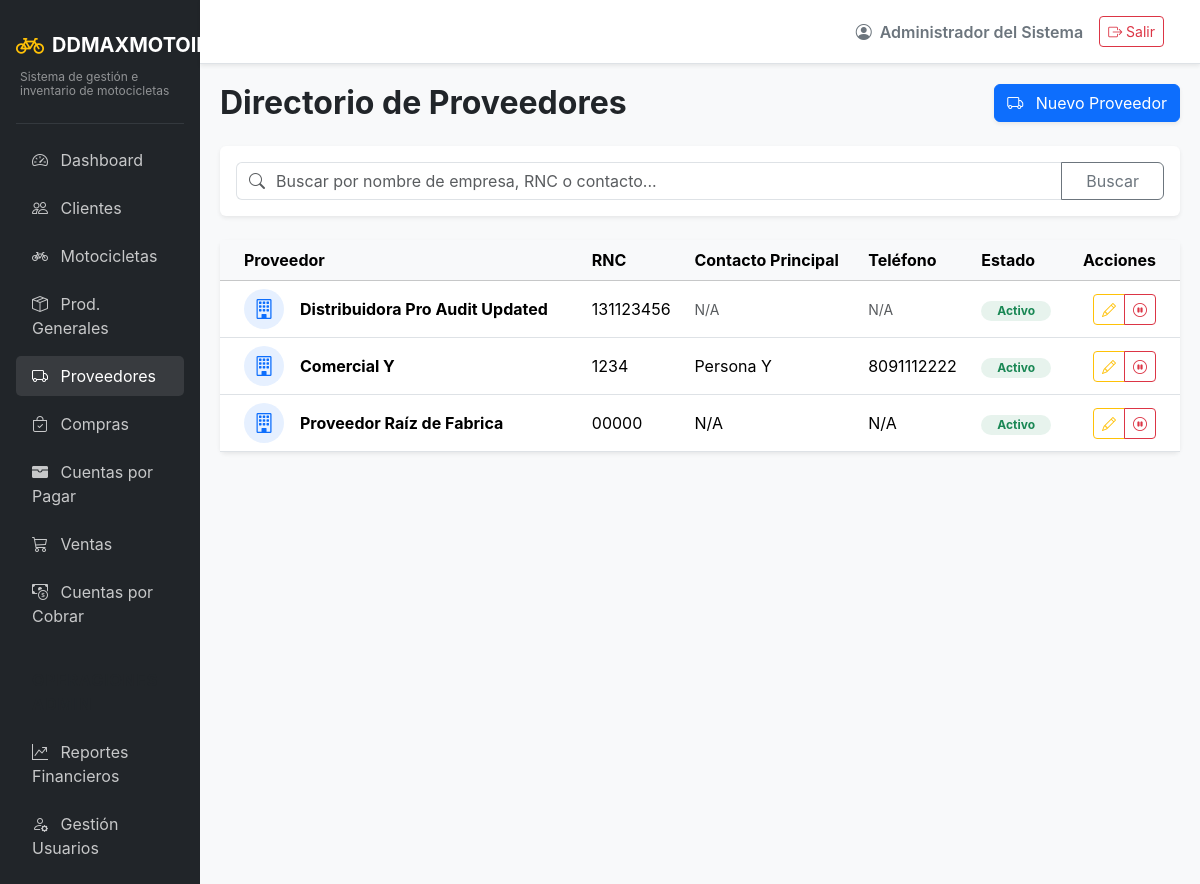
/suppliers/ (signed in), run on the app's committed database.
### app/models/auth.py (models this page shows, shortened)
class Usuarios(UserMixin, db.Model):
    __tablename__ = 'usuarios'
    id = db.Column(db.Integer, primary_key=True)
    usuario = db.Column(db.String(50), unique=True, nullable=False)
    password_hash = db.Column(db.String(255), nullable=False)
    rol_id = db.Column(db.Integer, db.ForeignKey('roles.id'), nullable=False)
    estado = db.Column(db.String(20), default='activo') # activo/inactivo
    nombre = db.Column(db.String(100), nullable=False)
    created_at = db.Column(db.DateTime, default=datetime.utcnow)
    updated_at = db.Column(db.DateTime, default=datetime.utcnow, onupdate=datetime.utcnow)

### app/models/entities.py (models this page shows)
class Proveedores(db.Model):
    __tablename__ = 'proveedores'
    id = db.Column(db.Integer, primary_key=True)
    nombre = db.Column(db.String(150), unique=True, nullable=False)
    rnc = db.Column(db.String(50))
    telefono = db.Column(db.String(20))
    direccion = db.Column(db.String(255))
    contacto = db.Column(db.String(100))
    estado = db.Column(db.String(20), default='activo')
    created_at = db.Column(db.DateTime, default=datetime.utcnow)

### app/routes/suppliers.py (the view)
@suppliers_bp.route('/')
def list_suppliers():
    search = request.args.get('search', '')
    query = Proveedores.query
    if search:
        query = query.filter(or_(
            Proveedores.nombre.ilike(f'%{search}%'),
            Proveedores.rnc.ilike(f'%{search}%'),
            Proveedores.contacto.ilike(f'%{search}%')
        ))
    proveedores = query.order_by(Proveedores.id.desc()).all()
    return render_template('suppliers/list.html', proveedores=proveedores, search=search)

### app/models/auth.py (called while the page is built)
@login_manager.user_loader
def load_user(user_id):
    return db.session.get(Usuarios, int(user_id))

### app/templates/suppliers/list.html (shortened to what this page needs)
{% extends "base.html" %}
{% block content %}
<div class="d-flex justify-content-between align-items-center mb-4">
    <h2 class="fw-bold mb-0">Directorio de Proveedores</h2>
    <a href="{{ url_for('suppliers.create_supplier') }}" class="btn btn-primary shadow-sm">
        <i class="bi bi-truck me-2"></i> Nuevo Proveedor
    </a>
</div>
<div class="card shadow-sm border-0 mb-4">
    <div class="card-body">
        <form method="GET" action="{{ url_for('suppliers.list_suppliers') }}" class="d-flex w-100">
            <div class="input-group">
                <span class="input-group-text bg-white text-muted border-end-0">
                    <i class="bi bi-search"></i>
                </span>
                <input type="text" class="form-control border-start-0 ps-0" name="search" placeholder="Buscar por nombre de empresa, RNC o contacto..." value="{{ search }}">
                <button class="btn btn-outline-secondary px-4" type="submit">Buscar</button>
            </div>
        </form>
    </div>
</div>
<div class="card shadow-sm border-0">
    <div class="card-body p-0">
        <div class="table-responsive">
            <table class="table table-hover align-middle mb-0">
                <thead class="table-light">
                    <tr>
                        <th class="ps-4">Proveedor</th>
                        <th>RNC</th>
                        <th>Contacto Principal</th>
                        <th>Teléfono</th>
                        <th>Estado</th>
                        <th class="text-end pe-4">Acciones</th>
                    </tr>
                </thead>
                <tbody>
                    {% for proveedor in proveedores %}
                    <tr>
                        <td class="ps-4">
                            <div class="d-flex align-items-center">
                                <div class="bg-primary bg-opacity-10 rounded-circle d-flex align-items-center justify-content-center text-primary me-3" style="width: 40px; height: 40px;">
                                    <i class="bi bi-building fs-5"></i>
                                </div>
                                <div class="fw-bold">{{ proveedor.nombre }}</div>
                            </div>
                        </td>
                        <td>{{ proveedor.rnc or '<span class="text-muted small">N/A</span>'|safe }}</td>
                        <td>{{ proveedor.contacto or '<span class="text-muted small">N/A</span>'|safe }}</td>
                        <td>{{ proveedor.telefono or '<span class="text-muted small">N/A</span>'|safe }}</td>
                        <td>
                            {% if proveedor.estado == 'activo' %}
                                <span class="badge bg-success bg-opacity-10 text-success px-3 rounded-pill">Activo</span>
                            {% else %}
                                <span class="badge bg-secondary bg-opacity-10 text-secondary px-3 rounded-pill">Inactivo</span>
                            {% endif %}
                        </td>
                        <td class="text-end pe-4">
                            <div class="btn-group" role="group">
                                <a href="{{ url_for('suppliers.edit_supplier', id=proveedor.id) }}" class="btn btn-sm btn-outline-warning" data-bs-toggle="tooltip" title="Editar">
                                    <i class="bi bi-pencil"></i>
                                </a>
                                <button type="button" class="btn btn-sm {{ 'btn-outline-danger' if proveedor.estado == 'activo' else 'btn-outline-success' }}" data-bs-toggle="modal" data-bs-target="#deactivateModal{{ proveedor.id }}" title="{{ 'Desactivar' if proveedor.estado == 'activo' else 'Reactivar' }}">
                                    <i class="bi {{ 'bi-pause-circle' if proveedor.estado == 'activo' else 'bi-play-circle' }}"></i>
                                </button>
                            </div>
                        </td>
                    </tr>
                    {% endfor %}
                </tbody>
            </table>
        </div>
    </div>
</div>
{% endblock %}

### app/templates/base.html (shortened to what this page needs)
<!DOCTYPE html>
<html lang="es">
<head>
    <link href="https://cdn.jsdelivr.net/npm/bootstrap@5.3.2/dist/css/bootstrap.min.css" rel="stylesheet">
    <link href="https://cdn.jsdelivr.net/npm/bootstrap-icons@1.11.1/font/bootstrap-icons.css" rel="stylesheet">
</head>
<body>
    <div class="container-fluid p-0">
        <div class="row g-0">
            <div class="col-md-2 sidebar d-none d-md-block p-3">
                <a href="{{ url_for('main.dashboard') }}" class="text-decoration-none d-flex flex-column mb-4 mt-2">
                    <div class="d-flex align-items-center">
                        <i class="bi bi-bicycle fs-3 text-warning me-2"></i>
                        <span class="fs-5 text-white fw-bold">DDMAXMOTOIMPORT</span>
                    </div>
                    <div class="text-white-50 mt-1 ps-1" style="font-size: 0.75rem; line-height: 1.2;">Sistema de gestión e inventario de motocicletas</div>
                </a>
                <hr class="text-secondary">
                <ul class="nav flex-column gap-2">
                    <li class="nav-item">
                        <a class="nav-link {% if request.endpoint and request.endpoint.startswith('main.') %}active{% endif %}" href="{{ url_for('main.dashboard') }}">
                            <i class="bi bi-speedometer2 me-2"></i> Dashboard
                        </a>
                    </li>
                    <li class="nav-item">
                        <a class="nav-link {% if request.endpoint and request.endpoint.startswith('clients.') %}active{% endif %}" href="{{ url_for('clients.list_clients') }}">
                            <i class="bi bi-people me-2"></i> Clientes
                        </a>
                    </li>
                    <li class="nav-item">
                        <a class="nav-link {% if request.endpoint and request.endpoint.startswith('inventory.') and 'product' not in request.endpoint %}active{% endif %}" href="{{ url_for('inventory.list_motorcycles') }}">
                            <i class="bi bi-bicycle me-2"></i> Motocicletas
                        </a>
                    </li>
                    <li class="nav-item">
                        <a class="nav-link {% if request.endpoint and request.endpoint.startswith('inventory.') and 'product' in request.endpoint %}active{% endif %}" href="{{ url_for('inventory.list_products') }}">
                            <i class="bi bi-box-seam me-2"></i> Prod. Generales
                        </a>
                    </li>
                    <li class="nav-item">
                        <a class="nav-link {% if request.endpoint and request.endpoint.startswith('suppliers.') %}active{% endif %}" href="{{ url_for('suppliers.list_suppliers') }}">
                            <i class="bi bi-truck me-2"></i> Proveedores
                        </a>
                    </li>
                    <li class="nav-item">
                        <a class="nav-link {% if request.endpoint and request.endpoint.startswith('purchases.') %}active{% endif %}" href="{{ url_for('purchases.list_purchases') }}">
                            <i class="bi bi-bag-check me-2"></i> Compras
                        </a>
                    </li>
                    <li class="nav-item">
                        <a class="nav-link {% if request.endpoint and request.endpoint.startswith('payables.') %}active{% endif %}" href="{{ url_for('payables.list_accounts') }}">
                            <i class="bi bi-wallet-fill me-2"></i> Cuentas por Pagar
                        </a>
                    </li>
                    <li class="nav-item">
                        <a class="nav-link {% if request.endpoint and request.endpoint.startswith('sales.') %}active{% endif %}" href="{{ url_for('sales.list_sales') }}">
                            <i class="bi bi-cart3 me-2"></i> Ventas
                        </a>
                    </li>
                    <li class="nav-item">
                        <a class="nav-link {% if request.endpoint and request.endpoint.startswith('accounts.') %}active{% endif %}" href="{{ url_for('accounts.list_accounts') }}">
                            <i class="bi bi-cash-coin me-2"></i> Cuentas por Cobrar
                        </a>
                    </li>
                    {% if current_user.is_authenticated and current_user.rol.nombre|upper in ['ADMIN', 'ADMINISTRADOR'] %}
                    <li class="nav-item mt-3">
                        <span class="nav-link text-uppercase small fw-bold text-muted" style="letter-spacing: 1px;">Operaciones Admin</span>
                    </li>
                    <li class="nav-item">
                        <a class="nav-link {% if request.endpoint and request.endpoint.startswith('reports.') %}active{% endif %}" href="{{ url_for('reports.sales_report') }}">
                            <i class="bi bi-graph-up-arrow me-2"></i> Reportes Financieros
                        </a>
                    </li>
                    <li class="nav-item">
                        <a class="nav-link" href="#" onclick="alert('Módulo de usuarios en desarrollo'); return false;">
                            <i class="bi bi-person-gear me-2"></i> Gestión Usuarios
                        </a>
                    </li>
                    {% endif %}
                </ul>
            </div>
            <div class="col-md-10 d-flex flex-column vh-100">
                <nav class="navbar navbar-expand-lg navbar-light bg-white border-bottom shadow-sm px-4 py-3">
                    <div class="container-fluid">
                        <div class="ms-auto d-flex align-items-center">
                            <span class="me-3 fw-semibold text-secondary">
                                <i class="bi bi-person-circle me-1"></i> {{ current_user.nombre }}
                            </span>
                            <a href="{{ url_for('auth.logout') }}" class="btn btn-outline-danger btn-sm">
                                <i class="bi bi-box-arrow-right"></i> Salir
                            </a>
                        </div>
                    </div>
                </nav>
                <main class="content-area flex-grow-1 overflow-auto">
                    {% block content %}{% endblock %}
                </main>
            </div>
        </div>
    </div>
</body>
</html>

### app/templates/base.html (style rules this page uses)
body { background-color: #f8f9fa; font-family: 'Inter', sans-serif; }
.sidebar { background-color: #212529; min-height: 100vh; color: #fff; }
.sidebar .nav-link { color: rgba(255,255,255,.75); transition: 0.3s; }
.sidebar .nav-link:hover, .sidebar .nav-link.active { color: #fff; background: rgba(255,255,255,.1); border-radius: 5px; }
.content-area { padding: 20px; }

### data on the page
Usuarios: nombre "Administrador del Sistema"
Proveedores: nombre "Distribuidora Pro Audit Updated", rnc "131123456", contacto "N/A", telefono "N/A", estado "Activo"
Proveedores: nombre "Comercial Y", rnc "1234", contacto "Persona Y", telefono "8091112222", estado "Activo"
Proveedores: nombre "Proveedor Raíz de Fabrica", rnc "00000", contacto "N/A", telefono "N/A", estado "Activo"
